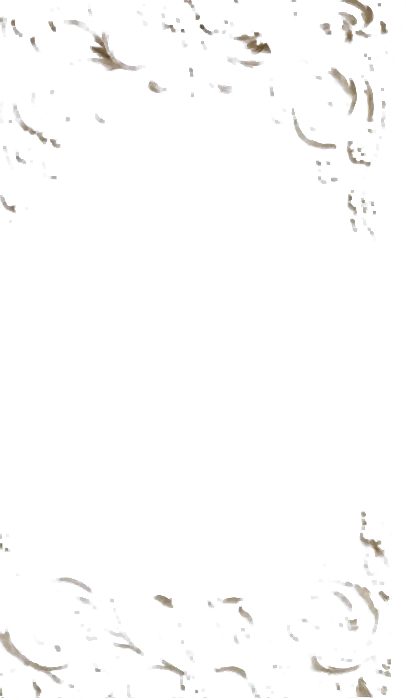
#> input picture src/assets/images/emblem.png, 406 x 700 px
$ python crop-emblem.py
#> lines starting #> are read from the running program, lines starting #| are printed output that depends on the picture
#!/usr/bin/env python3
"""
One-time developer utility: split the emblem watermark (a single tall image with
an ornamental band at the top, a mirrored one at the bottom, and a large blank
transparent gap in the middle) into two independently-croppable PNGs so each can
be anchored to the letter card's real top/bottom edges instead of being stretched
via object-fit into a variable-height container.

Finds the true content boundary by scanning the alpha channel row-by-row rather
than guessing a percentage split. Not part of the Vite build - run manually.
"""
import numpy as np
from PIL import Image
from pathlib import Path

IMAGES_DIR = Path(__file__).parent.parent / "src" / "assets" / "images"
SOURCE = IMAGES_DIR / "emblem.png"

ALPHA_THRESHOLD = 10  # rows with max alpha at/below this are considered "blank"
PADDING = 30  # extra rows of blank space kept on each crop, for a soft fade


def find_blank_gap(alpha: np.ndarray) -> tuple[int, int]:
    row_max = alpha.max(axis=1)
    is_blank = row_max <= ALPHA_THRESHOLD
    runs = []
    start = None
    for i, blank in enumerate(is_blank):
        if blank and start is None:
            start = i
        elif not blank and start is not None:
            runs.append((start, i - 1))
            start = None
    if start is not None:
        runs.append((start, len(is_blank) - 1))
    # the gap between the top and bottom ornament is the longest blank run
    runs.sort(key=lambda r: r[1] - r[0], reverse=True)
    return runs[0]


def main():
    img = Image.open(SOURCE).convert("RGBA")
#> img is the input picture: PIL image 406x700 RGBA; mean R, G, B, A 172.9, 171.8, 164.1, 4.2
    arr = np.array(img)
    alpha = arr[:, :, 3]
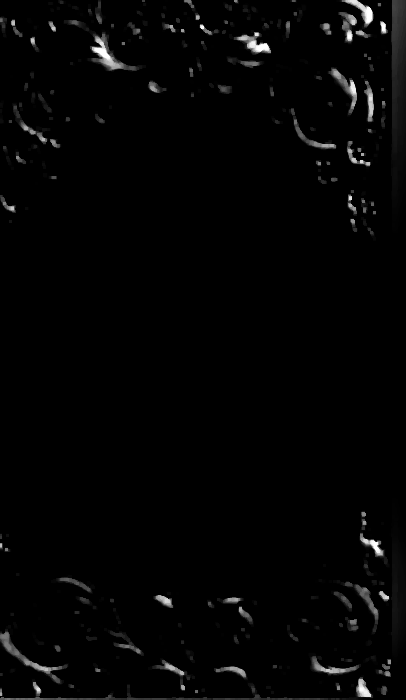
#> alpha: shape (700, 406); min 0, max 255, mean 4.2
    h, w = alpha.shape
#> h = 700; w = 406

    gap_start, gap_end = find_blank_gap(alpha)
#> in find_blank_gap, `row_max = alpha.max(axis=1)`: row_max = 700 values, max 255 at index 9, min 0 at index 241, mean 90.32
#> after the loop in find_blank_gap, `for i, blank in enumerate(is_blank):`: runs = [(185, 189), (193, 193), (216, 217), (236, 510), (530, 531)]
#> gap_start = 236; gap_end = 510
    print(f"emblem.png: {w}x{h}, blank gap rows {gap_start}-{gap_end}")
#| emblem.png: 406x700, blank gap rows 236-510

    top_end = min(h, gap_start + PADDING)
#> top_end = 266
    bottom_start = max(0, gap_end - PADDING)
#> bottom_start = 480

    top_crop = img.crop((0, 0, w, top_end))
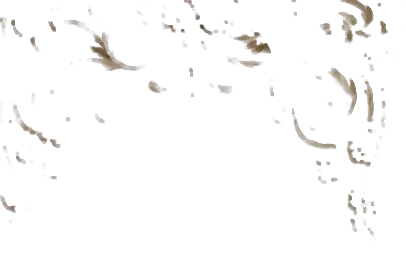
#> top_crop: PIL image 406x266 RGBA; mean R, G, B, A 175.9, 174.4, 168.1, 6.7; transparent parts drawn white
    bottom_crop = img.crop((0, bottom_start, w, h))
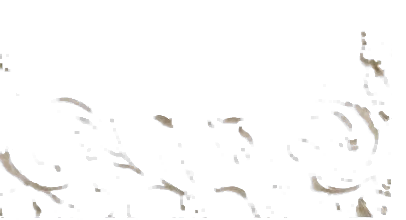
#> bottom_crop: PIL image 406x220 RGBA; mean R, G, B, A 155.2, 154.3, 145.9, 5.4; transparent parts drawn white

    top_path = IMAGES_DIR / "emblem-top.png"
    bottom_path = IMAGES_DIR / "emblem-bottom.png"
    top_crop.save(top_path, optimize=True)
    bottom_crop.save(bottom_path, optimize=True)

    print(f"-> {top_path.name}  ({top_crop.size[0]}x{top_crop.size[1]})")
#| -> emblem-top.png  (406x266)
    print(f"-> {bottom_path.name}  ({bottom_crop.size[0]}x{bottom_crop.size[1]})")
#| -> emblem-bottom.png  (406x220)


if __name__ == "__main__":
    main()

$ run again, with src/assets/images/deco-flower-a.png copied over src/assets/images/emblem.png
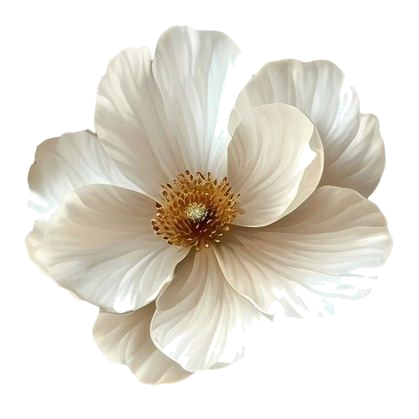
#> input picture src/assets/images/deco-flower-a.png, 419 x 419 px
#> in main, img is the input picture: PIL image 419x419 RGBA; mean R, G, B, A 223.8, 220.2, 206.2, 123.7
#> in main, `alpha = arr[:, :, 3]`:
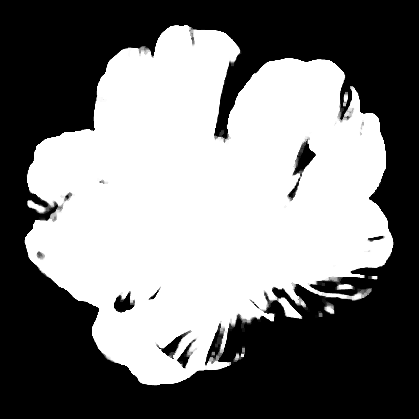
#> alpha: shape (419, 419); min 0, max 255, mean 123.7
#> row_max = 419 values, max 255 at index 25, min 0 at index 0, mean 219.3
#> the loop in find_blank_gap, `for i, blank in enumerate(is_blank):` made 419 passes
#> (blank, start) on pass 1: (True, 0)
#> after the loop in find_blank_gap, `for i, blank in enumerate(is_blank):`: runs = [(0, 24)]; start = 386
#> gap_end = 418
#| emblem.png: 419x419, blank gap rows 386-418
#> top_end = 416
#> bottom_start = 388
#> in main, `top_crop = img.crop((0, 0, w, top_end))`:
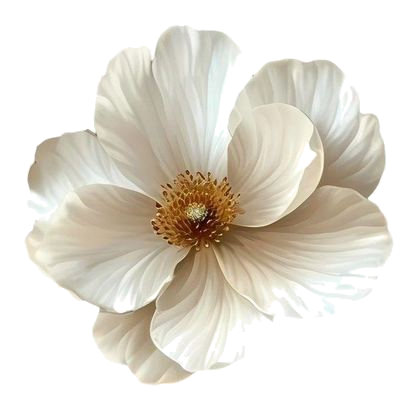
#> top_crop: PIL image 419x416 RGBA; mean R, G, B, A 223.6, 219.9, 205.9, 124.6; transparent parts drawn white
#| -> emblem-top.png  (419x416)
#| -> emblem-bottom.png  (419x31)
